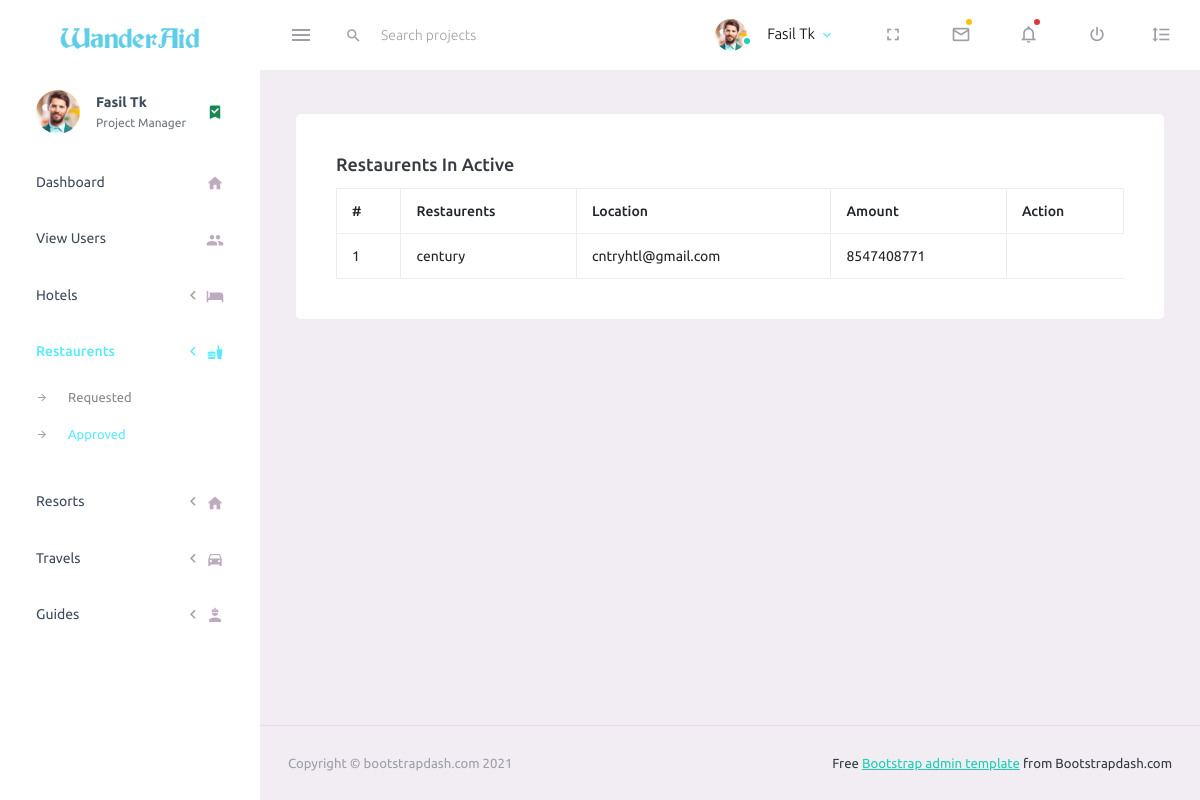
/Approved_Restaurents, run on an earlier commit of the app's database.
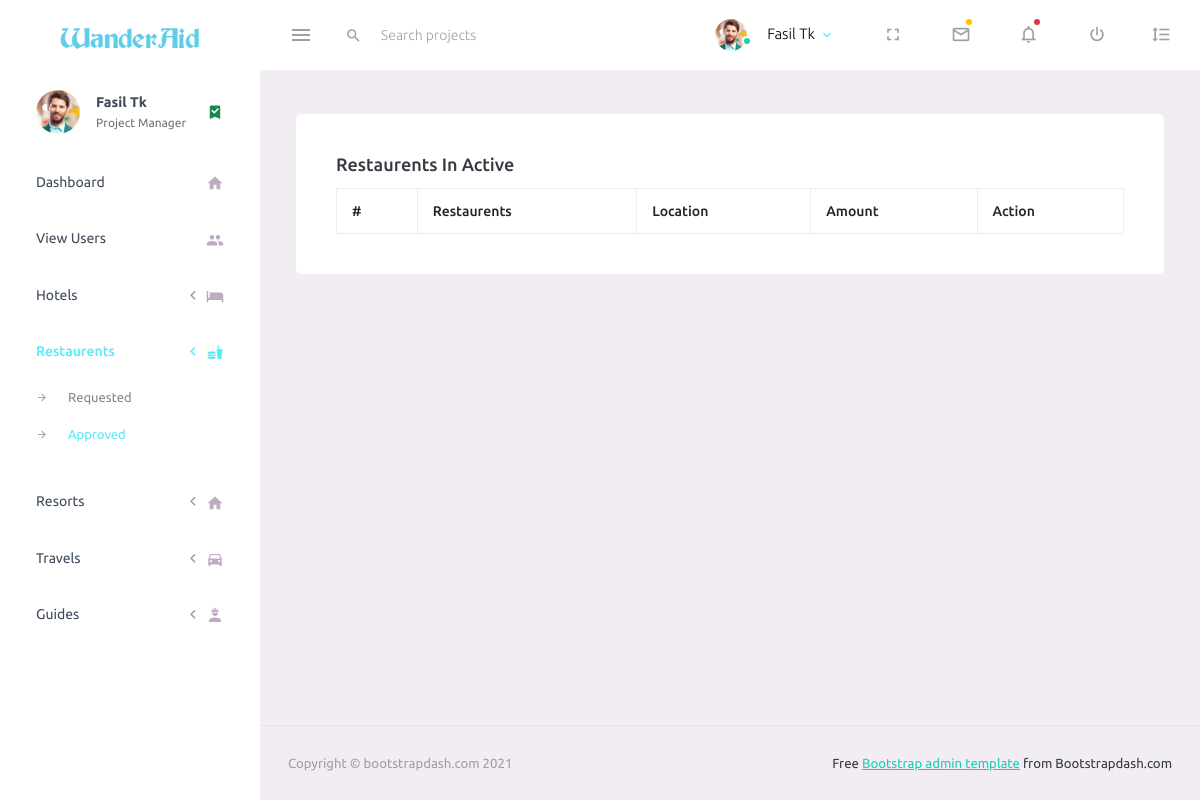
And on a later commit of the database.
### travelaid/models.py (models this page shows, shortened)
class Restaurent(models.Model):
    restaurentname=models.CharField(max_length = 50)
    restaurentphone =models.CharField(max_length = 50)
    restaurentmail=models.CharField(max_length = 50)
    restaurentlocation=models.CharField(max_length = 50,null=True)
    restaurentpin =models.CharField(max_length = 50,null=True)
    restaurentrating =models.CharField(max_length = 50,null=True)
    restaurentcategory=models.CharField(max_length = 50,null=True)
    restaurentmenu = models.CharField(max_length = 50,null=True)
    specialoffers = models.CharField(max_length = 50,null=True)
    specials = models.CharField(max_length = 50 ,null=True)
    description = models.CharField(max_length = 50,null=True)
    nba = models.CharField(max_length = 50 ,null=True)
    policies = models.CharField(max_length = 50,null=True)
    diningoptions =models.CharField(max_length = 50,null=True)
    restaurenttiming = models.CharField(max_length = 50,null=True)
    restaurentpass = models.CharField(max_length = 50)
    reviews = models.CharField(max_length = 50,null=True)
    images = models.ImageField(upload_to='images/',null=True)
    role =models.CharField(max_length = 50)
    Restaurentstatus=models.CharField( max_length =  50)
    login=models.ForeignKey(log, on_delete=models.CASCADE)

### wanderaid/views.py (the view)
# urls.py: path('Approved_Restaurents',views.Approved_Restaurents,name='Approved_Restaurents'),
def Approved_Restaurents(request):
    data = Restaurent.objects.all()
    return render(request,'Approved-Restaurents.html',{'data':data})

### wanderaid/templates/Approved-Restaurents.html (shortened to what the changed rows need)
<!DOCTYPE html>
<html lang="en">
  <head>
    <link rel="stylesheet" href="../static/vendors/mdi/css/materialdesignicons.min.css">
    <link rel="stylesheet" href="../static/vendors/css/vendor.bundle.base.css">
    <link rel="stylesheet" href="../static/css/style.css">
  </head>
  <body>
    <div class="container-scroller">
      <div class="container-fluid page-body-wrapper">
        <div class="main-panel">
          <div class="content-wrapper">
            <div class="col-lg-12 grid-margin stretch-card">
                <div class="card">
                  <div class="card-body">
                    <table class="table table-bordered">
                      <thead>
                        <tr>
                          <th> # </th>
                          <th> Restaurents </th>
                          <th> Location </th>
                          <th> Amount </th>
                          <th> Action </th>
                        </tr>
                      </thead>
                      <tbody>
                        {% for i in data %}
                        {% if i.Restaurentstatus == "1" %}
                        <tr>
                            <td class="py-1">
                              {{forloop.counter}}
                            </td>
                            <td>
                              {{i.restaurentname}}
                            </td>
                            <td>
                              {{i.restaurentmail}}
                            </td>
                            <td>
                              {{i.restaurentphone}}
                            </td>
                        </tr>
                        {% endif %}
                        {% endfor %}
                      </tbody>
                    </table>
                  </div>
                </div>
              </div>
            </div>
        </div>
      </div>
    </div>
  </body>
</html>

What changed in the data, as far as the page shows it:
no longer on this page (row edited): Restaurent: restaurentname "century", restaurentmail "cntryhtl@gmail.com", restaurentphone "8547408771"
